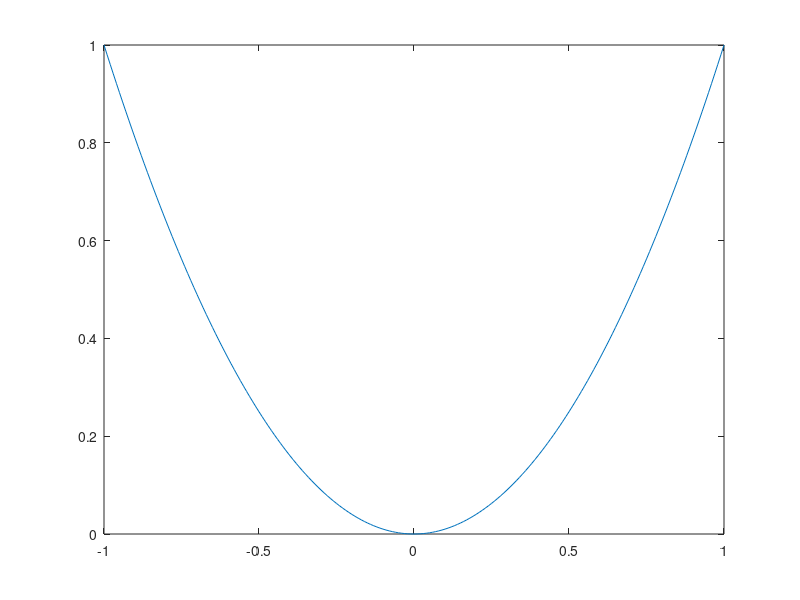
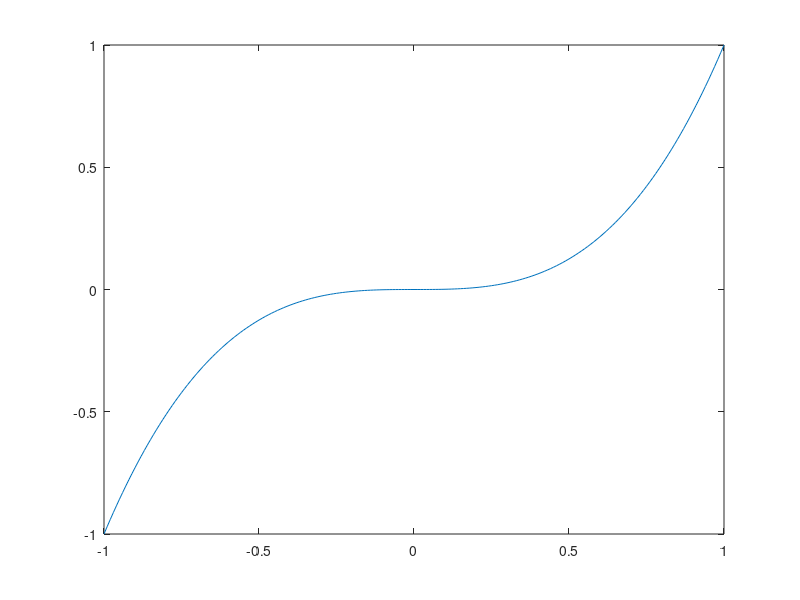
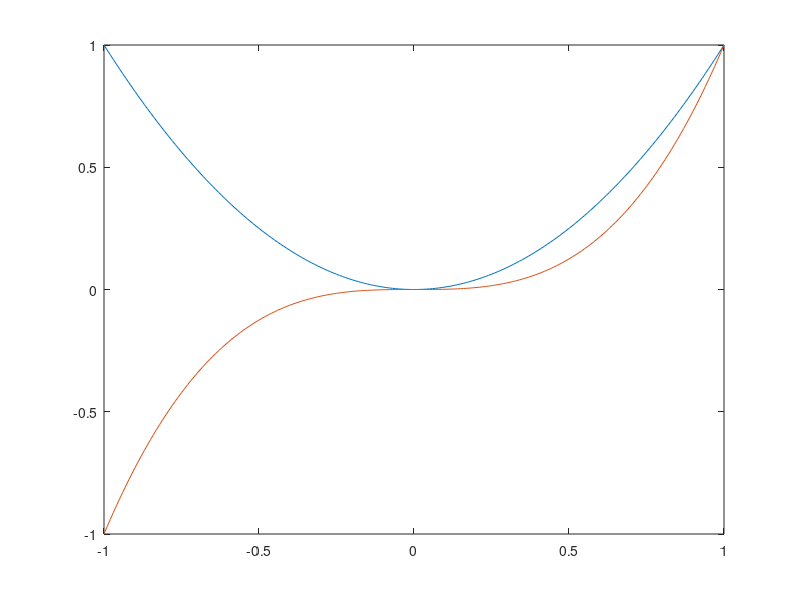
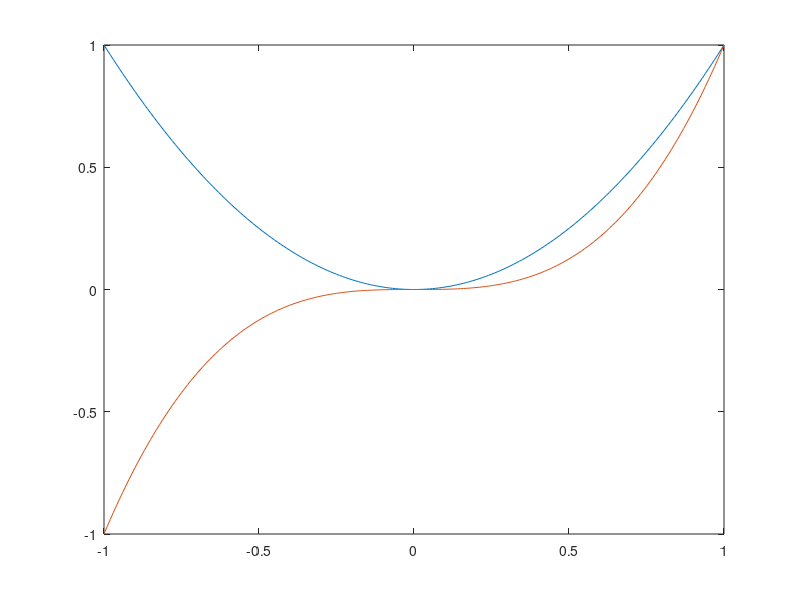

Here is the MATLAB script that generated these plots, in order:
%% Primer grafico
clc
clear

f = @(x) x.^2;

xx = -1:0.01:1;
yy = f(xx);

figure
plot(xx, yy)

f2 = @(x) x.^3;

yy2 = f2(xx);

% Si no estuviera el figure, el segundo plot sobre escribiria el primer plot
figure
plot(xx, yy2)

%% Curvas en la misma grafica

% opcion 1
figure
plot(xx, yy, xx, yy2)

% opcion 2
figure
plot(xx, yy)
hold on
plot(xx, yy2)
hold off

%% 

figure
% Los argumentos extras al plot cambian el estilo del grafico. 
% Para ver mas estilos, vea la imagen que se encuentra en esta misma carpeta
plot(xx,yy,'m--')
% grid on permite mostrar una grilla en la grafica
grid on
hold on
% El comando LineWidth permite cambiar el gruesor de las lineas de la curva
% Por defecto este comando esta igual a 1
plot(xx,yy2, 'bd','LineWidth',2)
hold off
% Pone un leyenda en la ventana del grafico. El orden de los nombres corresponde en el orden de los plot
% Se pueden poner mas argumentos a legend para cambiar la ubicacion manuelmente
legend('Cuadratica','Cubica')
% Etiqueta del eje x
xlabel('Leyenda eje x')
% Etiqueta del eje y
ylabel('Leyenda eje y')
% Titulo del grafico
title('Titulo muy interezante')








